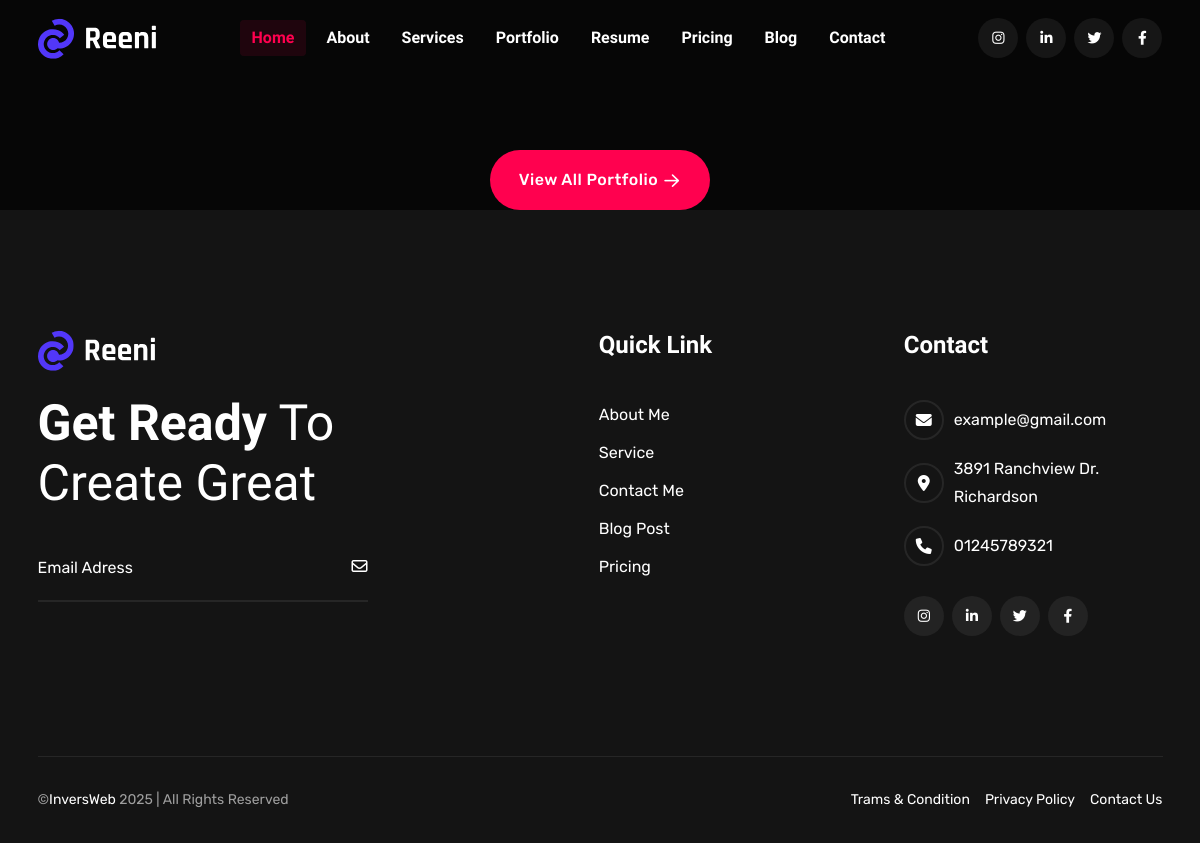
The app's page /, older data.
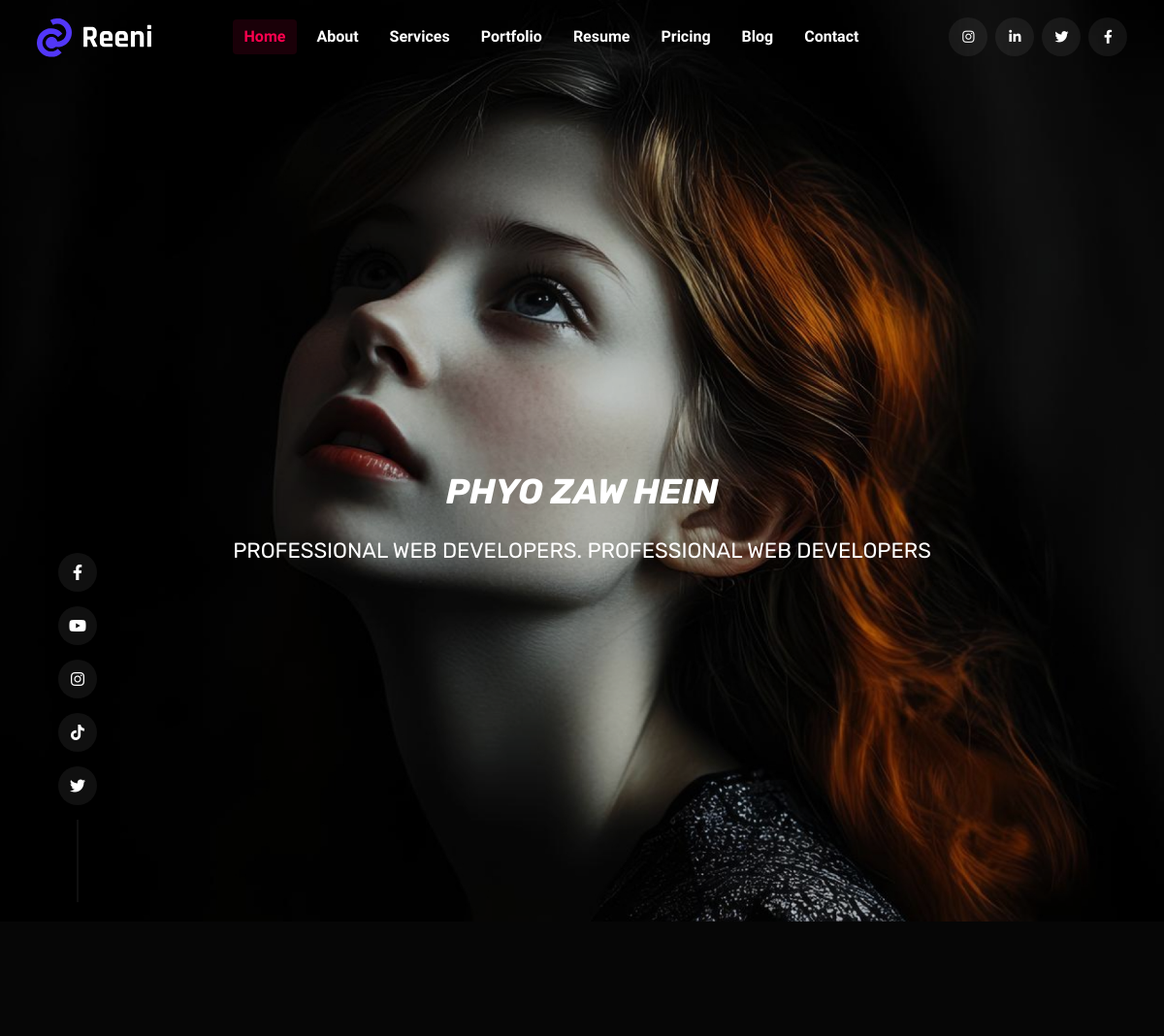
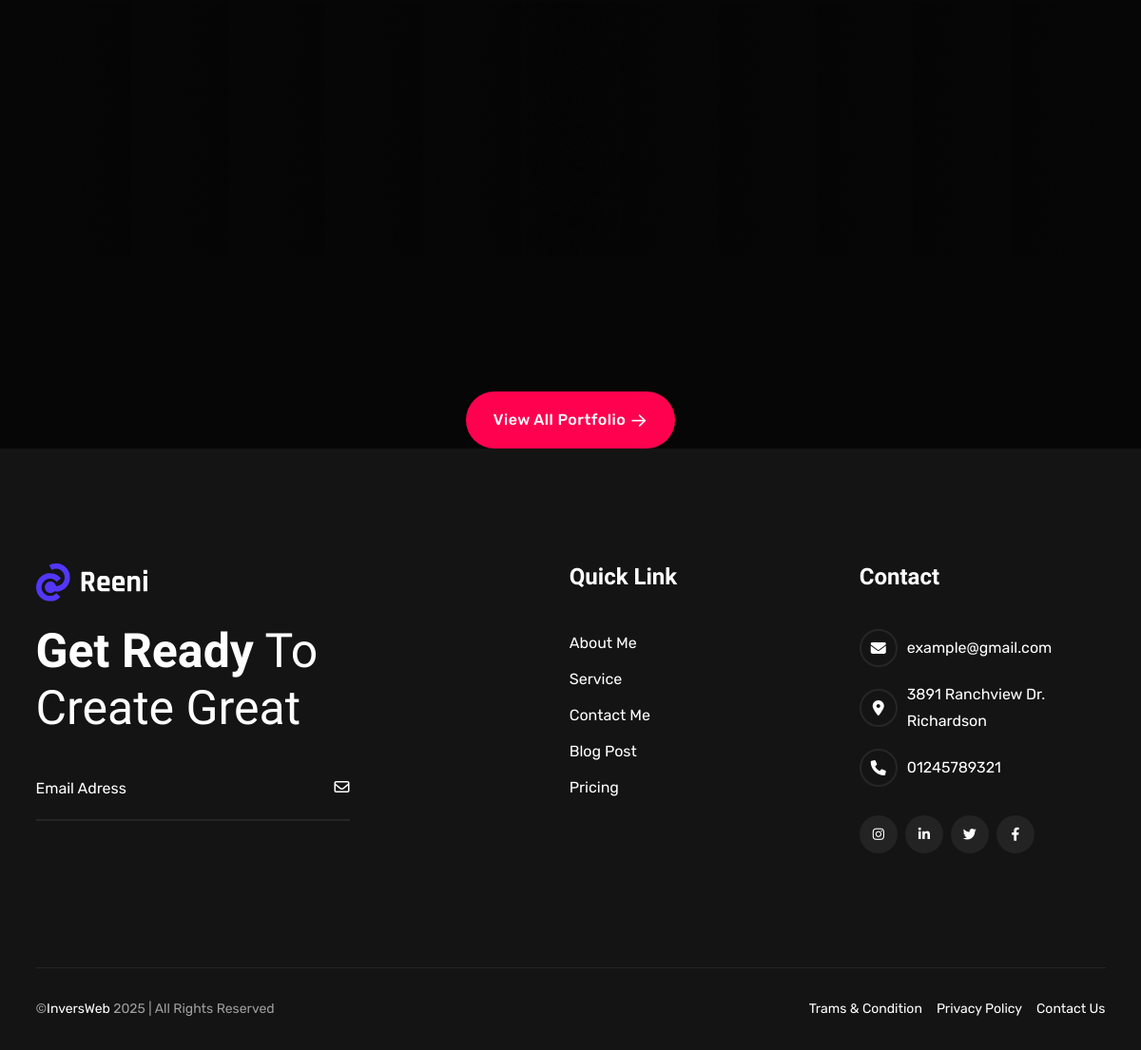
The same page, newer data (2 pictures, top to bottom).
### myapp/models.py (models this page shows)
class HeroArea(models.Model):
    title = RichTextField(null=True,blank=True)
    note = models.TextField(null=True,blank=True)
    description = models.TextField()
    bgimage = models.ImageField(upload_to='heroares',null=True,blank=True)

### myapp/views.py (the view)
# urls.py: path('', views.index_view , name = 'home'),
def index_view(request):
    heroarea = HeroArea.objects.all()
    portfolioarea = PortfolioArea.objects.all().order_by('-id')[:4]
    title = Title.objects.all()
    contex = {
        'heroarea':heroarea,
        'portfolioarea':portfolioarea,
        'title':title,
    }
    return render(request,'index.html',contex)

### myapp/templates/index.html (shortened to what this page needs)
{% extends 'base.html'%}
{% load static %}
{% block body_block %}
    {% for i in heroarea %}
    <div class="tmp-banner-one-area model-style-banner with-instructor style-2" id="home" data-black-overlay="2">
        <div class="container">
            <div class="banner-one-main-wrapper">
                <div class="row align-items-center">
                    <div class="col-lg-12 ">
                        <div class="inner banner-model-15">
                            <h1 class="title tmp-fade-in">
                                {{i.title|safe}}
                            </h1>
                            <p class="disc tmp-fade-in">
                                {{i.note}}</p>
                        </div>
                    </div>
                </div>
            </div>
        </div>
        <div class="social-area-wrapper-varticle">
            <ul>
                <li><a href="#"><i class="fa-brands fa-facebook-f"></i></a></li>
                <li><a href="#"><i class="fa-brands fa-youtube"></i></a></li>
                <li><a href="#"><i class="fa-brands fa-instagram"></i></a></li>
                <li><a href="#"><i class="fa-brands fa-tiktok"></i></a></li>
                <li><a href="#"><i class="fa-brands fa-twitter"></i></a></li>
            </ul>
        </div>
        <div class="hero-bg-video">
            <video autoplay="" muted="" loop="" id="myVideo">
                <source src="{{i.bgimage.url}}" type="video/mp4">
            </video>
        </div>
    </div>
    <div class="about-content-area">
        <div class="container tmp-section-gapTop">
            <div class="text-para-doc-wrap">
                <h2 class="text-para-documents tmp-scroll-trigger tmp-fade-in inv-title-animation-wrap animation-order-1">
                </h2>
                <div class="right-bg-text-para">
                    <img src="{% static 'assets/images/banner/right-bg-text-para-doc.png' %}" alt="">
                </div>
                <div class="left-bg-text-para">
                    <img src="{% static 'assets/images/banner/left-bg-text-para-doc.png' %}" alt="">
                </div>
            </div>
        </div>
    </div>
    {% endfor %}
    <section class="tmp-latest-portfolio tmp-section-gapTop">
        <div class="container">
            <div class="see-all-btn-wrap text-center mt--60">
                <a class="tmp-btn hover-icon-reverse radius-round" href="#">
                    <span class="icon-reverse-wrapper">
                        <span class="btn-text">View All Portfolio</span>
                    <span class="btn-icon"><i class="fa-sharp fa-regular fa-arrow-right"></i></span>
                    </span>
                </a>
            </div>
        </div>
    </section>
{% endblock%}

### templates/base.html (shortened to what this page needs)
{% load static %}
<!DOCTYPE html>
<html lang="en">
<head>
    <link rel="stylesheet" href="{% static 'assets/css/vendor/fontawesome.css' %}">
    <link rel="stylesheet" href="{% static 'assets/css/plugins/swiper.css' %}">
    <link rel="stylesheet" href="{% static 'assets/css/plugins/odometer.css' %}">
    <link rel="stylesheet" href="{% static 'assets/css/vendor/animate.min.css' %}">
    <link rel="stylesheet" href="{% static 'assets/css/vendor/bootstrap.min.css' %}">
    <link rel="stylesheet" href="{% static 'assets/css/style.css' %}">
</head>
<body>
{% include 'header.html'%}
{% block body_block%}{% endblock %}
{% include 'footer.html'%}
</body>
</html>

### templates/header.html (shortened to what this page needs)
{% load static %}
<header class="tmp-header-area-start header-one header--sticky header--transparent">
        <div class="container">
            <div class="row">
                <div class="col-lg-12">
                    <div class="header-content">
                        <div class="logo">
                            <a href="index.html">
                                <img class="logo-dark" src="{% static 'assets/images/logo/logo-blue.svg' %}" alt="Reeni - Personal Portfolio HTML Template for developers and freelancers">
                            </a>
                        </div>
                        <div class="tmp-mainmenu-nav d-none d-xl-block">
                            <nav class="navbar-example2 onepagenav">
                                <ul class="tmp-mainmenu nav nav-pills">
                                    <li class="current"><a class="smoth-animation" href="#home">Home</a></li>
                                    <li class="nav-item"><a class="smoth-animation" href="#about">About</a></li>
                                    <li class="nav-item"><a class="smoth-animation" href="#service">Services</a></li>
                                    <li class="nav-item"><a class="smoth-animation" href="#portfolio">Portfolio</a></li>
                                    <li class="nav-item"><a class="smoth-animation" href="#resume">Resume</a></li>
                                    <li class="nav-item"><a class="smoth-animation" href="#pricing">Pricing</a></li>
                                    <li class="nav-item"><a class="smoth-animation" href="#blog">Blog</a></li>
                                    <li class="nav-item"><a class="smoth-animation" href="#contacts">Contact</a></li>
                                </ul>
                            </nav>
                        </div>
                        <div class="tmp-header-right">
                            <div class="social-share-wrapper d-none d-md-block">
                                <div class="social-link">
                                    <a href="#"><i class="fa-brands fa-instagram"></i></a>
                                    <a href="#"><i class="fa-brands fa-linkedin-in"></i></a>
                                    <a href="#"><i class="fa-brands fa-twitter"></i></a>
                                    <a href="#"><i class="fa-brands fa-facebook-f"></i></a>
                                </div>
                            </div>
                        </div>
                    </div>
                </div>
            </div>
        </div>
    </header>

### templates/footer.html (shortened to what this page needs)
{% load static %}
    <footer class="footer-area footer-style-one-wrapper bg-color-footer bg_images tmp-section-gap">
        <div class="container">
            <div class="footer-main footer-style-one">
                <div class="row g-5">
                    <div class="col-lg-5 col-md-6">
                        <div class="single-footer-wrapper border-right mr--20">
                            <div class="logo">
                                <a href="index.html">
                                    <img src="{% static 'assets/images/logo/logo-blue.svg' %}" alt="Reeni - Personal Portfolio HTML Template for developers and freelancers">
                                </a>
                            </div>
                            <p class="description"><span>Get Ready</span> To Create Great</p>
                            <form action="#" class="newsletter-form-1 mt--40">
                                <input type="email" placeholder="Email Adress">
                                <span class="form-icon"><i class="fa-regular fa-envelope"></i></span>
                            </form>
                        </div>
                    </div>
                    <div class="col-lg-4 col-md-6">
                        <div class="single-footer-wrapper quick-link-wrap">
                            <h5 class="ft-title">Quick Link</h5>
                            <ul class="ft-link tmp-link-animation">
                                <li>
                                    <a href="about.html">About Me</a>
                                </li>
                                <li>
                                    <a href="service.html">Service</a>
                                </li>
                                <li>
                                    <a href="contact.html">Contact Me</a>
                                </li>
                                <li>
                                    <a href="blog.html">Blog Post</a>
                                </li>
                                <li>
                                    <a href="contact.html">Pricing</a>
                                </li>
                            </ul>
                        </div>
                    </div>
                    <div class="col-lg-3 col-md-6">
                        <div class="single-footer-wrapper contact-wrap">
                            <h5 class="ft-title">Contact </h5>
                            <ul class="ft-link tmp-link-animation">
                                <li><span class="ft-icon"><i class="fa-solid fa-envelope"></i></span><a href="#">example@gmail.com</a></li>
                                <li><span class="ft-icon"><i class="fa-solid fa-location-dot"></i></span>3891 Ranchview Dr. Richardson</li>
                                <li><span class="ft-icon"><i class="fa-solid fa-phone"></i></span><a href="#">01245789321</a></li>
                            </ul>
                            <div class="social-link footer">
                                <a href="#"><i class="fa-brands fa-instagram"></i></a>
                                <a href="#"><i class="fa-brands fa-linkedin-in"></i></a>
                                <a href="#"><i class="fa-brands fa-twitter"></i></a>
                                <a href="#"><i class="fa-brands fa-facebook-f"></i></a>
                            </div>
                        </div>
                    </div>
                </div>
            </div>
        </div>
    </footer>
    <div class="copyright-area-one">
        <div class="container">
            <div class="row">
                <div class="col-lg-12">
                    <div class="main-wrapper">
                        <p class="copy-right-para tmp-link-animation"> ©<a href="https://themeforest.net/user/inversweb/portfolio" target="_blank">InversWeb </a>
                             | All Rights Reserved
                        </p>
                        <ul class="tmp-link-animation">
                            <li><a href="#">Trams & Condition</a></li>
                            <li><a href="#">Privacy Policy</a></li>
                            <li><a href="contact.html">Contact Us</a></li>
                        </ul>
                    </div>
                </div>
            </div>
        </div>
    </div>

Row changes from the older to the newer data that the page shows:
added HeroArea: title "PHYO ZAW HEIN", note "PROFESSIONAL WEB DEVELOPERS. PROFESSIONAL WEB DEVELOPERS"
